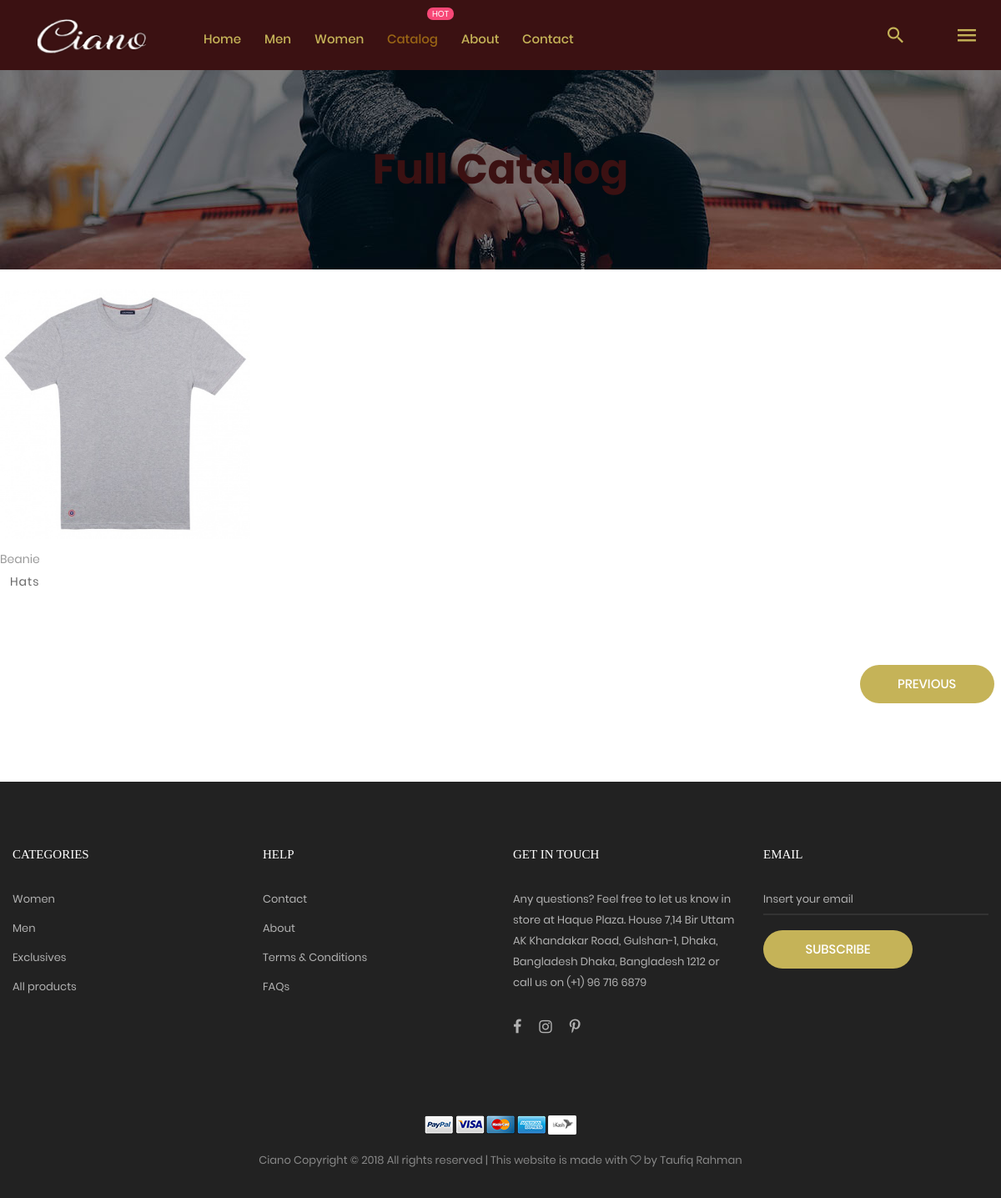
The app's page /products/categories_list/?page=2, older data.
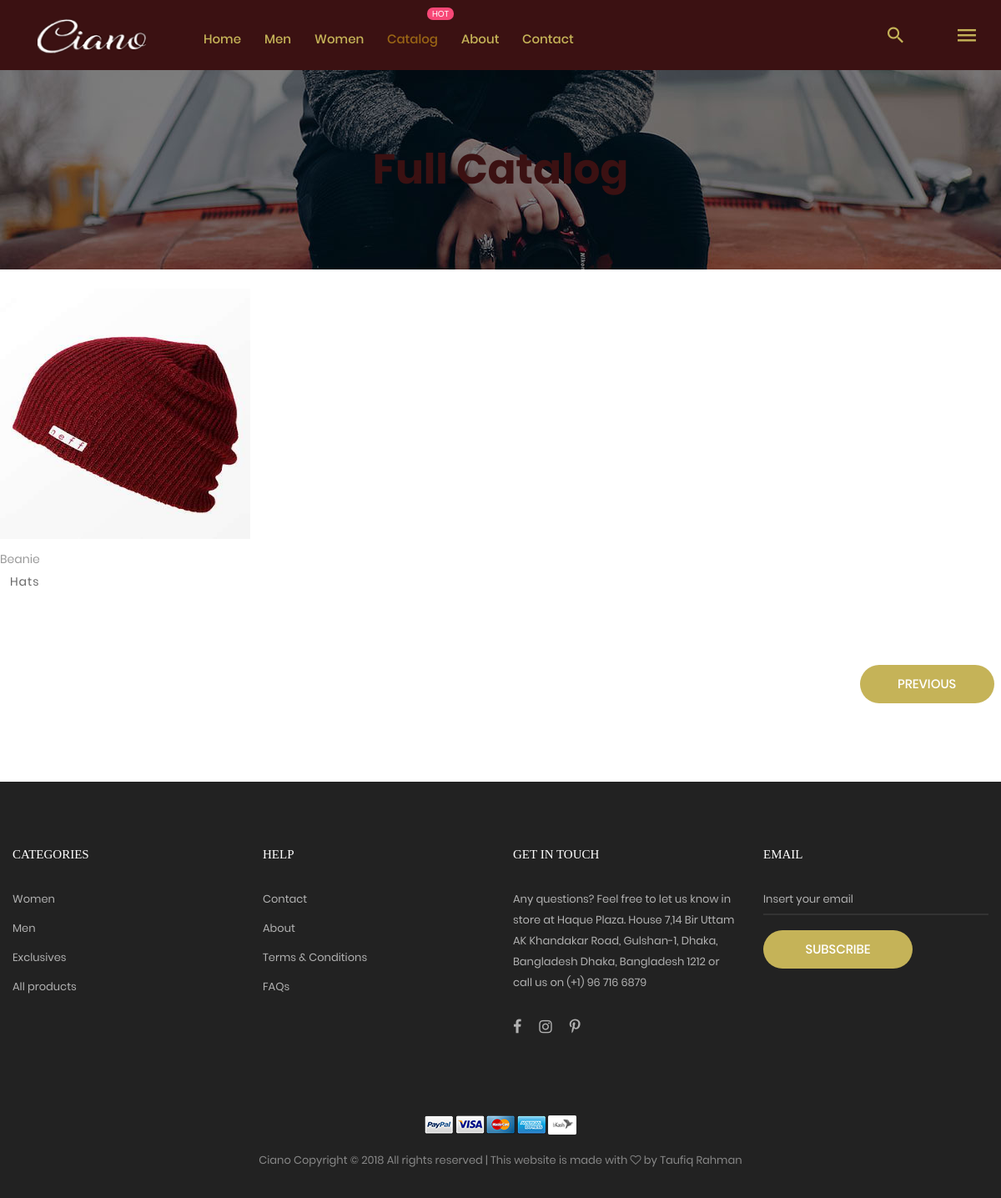
The same page, newer data.
### products/models.py (models this page shows, shortened)
class Products(models.Model):
    title = models.CharField(max_length=225)
    image = models.ImageField(upload_to=upload_image_path, null=True, blank=True)
    image2 = models.ImageField(upload_to=upload_image_path, null=True, blank=True)
    image3 = models.ImageField(upload_to=upload_image_path, null=True, blank=True)
    brand = models.ForeignKey(Brand, related_name='brand', null=True, blank=True, on_delete=models.CASCADE)
    categories = models.ForeignKey(Category, blank=True, on_delete=models.CASCADE, default=1)
    description = models.TextField(blank=True, null=True)
    release_date = models.DateField(default=timezone.now)
    active = models.BooleanField(default=True)
    featured = models.BooleanField(default=False)
    accessories = models.BooleanField(default=False)
    designer_dress = models.BooleanField(default=False)
    wedding_collection = models.BooleanField(default=False)
    gender = models.CharField(max_length=20, choices=GENDER_CHOICES, default="male")
    objects = ProductManager()
    def get_absolute_url(self):
        return reverse('product_detail', args=(self.id,))
    class Meta:
        ordering = ['-id']
        verbose_name_plural = 'Products'

class Category(models.Model):
    title = models.CharField(max_length=225)
    slug = models.SlugField(unique=True, blank=True, null=True)
    active = models.BooleanField(default=True)
    class Meta:
        verbose_name_plural = "categories"

### products/views.py (the view)
def product_list(request):
    query_Set = Products.objects.all()
    page = request.GET.get('page', 1)
    paginator = Paginator(query_Set, 16)
    try:
        numbers = paginator.page(page)
    except PageNotAnInteger:
        numbers = paginator.page(1)
    except EmptyPage:
        numbers = paginator.page(paginator.num_pages)
    return render(request, 'products/product_list.html', {'numbers': numbers})

### products/models.py (called while the page is built)
    def active(self):
        return self.filter(active=True)

    def get_queryset(self):
        return ProductQuerySet(self.model, using=self._db)

    def all(self):
        return self.get_queryset().active()

### templates/products/product_list.html (shortened to what this page needs)
{% extends 'base.html' %}
{% load static %}
{% block content %}
	<section class="bg-img1 txt-center p-lr-15 p-tb-92 animated lightSpeedIn" style="background-image: url({% static "images/bg-02.jpg" %});">
		<h2 class="ltext-105 cl13 txt-center">
			Full Catalog
		</h2>
	</section>
    <div class="bg0 m-t-23 p-b-140">
        <div class="container infinite-container">
            <div class="row">
                {% for number in numbers %}
                        <div class="block2 animated lightSpeedIn">
                            <div class="block2-pic hov-img0">
                                <img src="{{ number.image.url }}" alt="IMG-PRODUCT" style="width:300px;height:300px;">
                            </div>
                            <div class="block2-txt flex-w flex-t p-t-14">
                                <div class="block2-txt-child1 flex-col-l ">
                                    <a href="{{ number.get_absolute_url }}" class="stext-104 cl4 hov-cl1 trans-04 js-name-b2 p-b-6">
                                        {{ number.title }}
                                    </a>
                                    <span class="stext-105 cl3"><span class="lnr lnr-diamond"></span>{{ number.categories.title }}</span>
                                    <br>
                                </div>
                            </div>
                        </div>
                {% endfor %}
            </div>
        <div class="row"><span><br><br><br></span></div>
        <div class="row pull-right">
            {% if numbers.has_previous %}
                <a class="infinite-more-link" href="?page={{ numbers.previous_page_number }}">
                    <button class="flex-c-m stext-101 cl0 size-101 bg10 bor1 hov-btn2 p-lr-15 trans-04">Previous</button>
                </a>
            {% endif %}
            <span>&nbsp;</span>
            <span>&nbsp;</span>
        </div>
        </div>
    </div>
{% endblock %}

Row changes from the older to the newer data that the page shows:
changed Products "Beanie": image: a different picture
